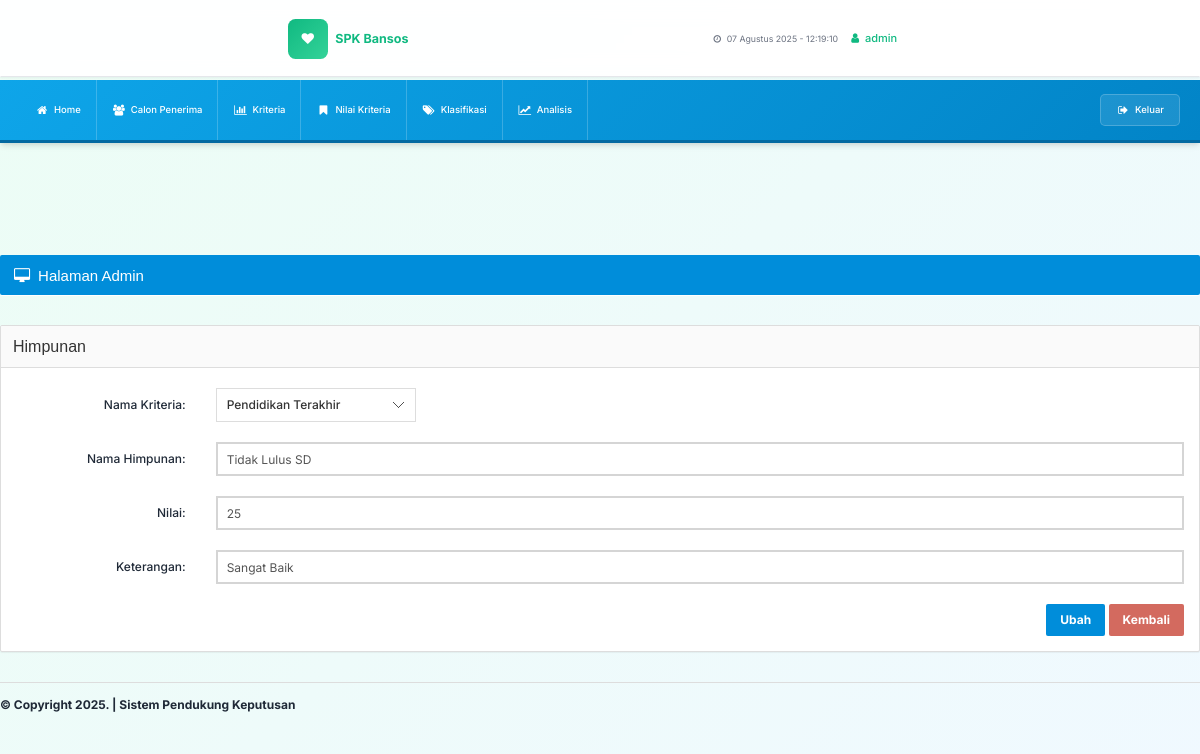
The page /admin/himpunan_edit.php?id_himpunan=25 (signed in) on the database its author committed.
### tables this page shows
CREATE TABLE `himpunan` (
  `id_himpunan` int NOT NULL,
  `id_kriteria` int NOT NULL,
  `namahimpunan` varchar(100) NOT NULL,
  `nilai` varchar(100) NOT NULL,
  `keterangan` varchar(100) NOT NULL
);

### admin/himpunan_edit.php (the view, shortened to what this page needs)
<?php
include "head.php";
?>
			<?php include "menu.php"; ?>
			</div>
		<br />
		<div id="content">
			<div class="page-title">
				<h5><i class="fa fa-desktop"></i> Halaman Admin</h5>
			</div>
			<?php
			$id_himpunan=$_GET['id_himpunan'];
			$query=mysqli_query($konek, "SELECT * FROM himpunan WHERE id_himpunan='$id_himpunan'");
			$dataku=mysqli_fetch_array($query);
			?>
			<form class="form-horizontal" action="himpunan_edit.php" method="post" role="form">
				<div class="panel panel-default">
					<div class="panel-heading"><h6 class="panel-title">Himpunan</h6></div>
					<div class="panel-body">
						<div class="form-group">
							<label class="col-sm-2 control-label text-right">Nama Kriteria:</label>
							<div class="col-sm-2">
							</div>
						</div>
						<div class="form-group">
							<label class="col-sm-2 control-label text-right">Nama Himpunan:</label>
							<div class="col-sm-10">
								<input type="text" name="namahimpunan" value="<?php echo $dataku['namahimpunan'];?>" required class="form-control">
							</div>
						</div>
						<div class="form-group">
							<label class="col-sm-2 control-label text-right">Nilai:</label>
							<div class="col-sm-10">
								<input type="text" name="nilai" value="<?php echo $dataku['nilai'];?>" required class="form-control">
							</div>
						</div>
						<div class="form-group">
							<label class="col-sm-2 control-label text-right">Keterangan:</label>
							<div class="col-sm-10">
								<input type="text" name="keterangan" value="<?php echo $dataku['keterangan']; ?>" required class="form-control">
							</div>
						</div>
						<div class="form-action text-right">
							<input type="submit" name="ubah" value="Ubah" class="btn btn-success">
							<input type="button" name="kembali" value="Kembali" onClick="javascript:history.back()" class="btn btn-danger">
						</div>
					</div>
				</div>
			</form>
	<?php include "footer.php"; ?>

### css/modern-styles.css (style rules this page uses)
:root { --primary-color: #10b981; --primary-dark: #059669; --primary-light: #34d399; --secondary-color: #3b82f6; --accent-color: #f59e0b; --success-color: #10b981; --warning-color: #f59e0b; --error-color: #ef4444; --text-primary: #1f2937; --text-secondary: #6b7280; --text-light: #9ca3af; --bg-primary: #ffffff; --bg-secondary: #f9fafb; --bg-tertiary: #f3f4f6; --border-color: #e5e7eb; --shadow-sm: 0 1px 2px 0 rgba(0, 0, 0, 0.05); --shadow-md: 0 4px 6px -1px rgba(0, 0, 0, 0.1), 0 2px 4px -1px rgba(0, 0, 0, 0.06); --shadow-lg: 0 10px 15px -3px rgba(0, 0, 0, 0.1), 0 4px 6px -2px rgba(0, 0, 0, 0.05); --shadow-xl: 0 20px 25px -5px rgba(0, 0, 0, 0.1), 0 10px 10px -5px rgba(0, 0, 0, 0.04); --radius-sm: 0.375rem; --radius-md: 0.5rem; --radius-lg: 0.75rem; --radius-xl: 1rem; }
* { box-sizing: border-box; }
body { font-family: 'Inter', -apple-system, BlinkMacSystemFont, 'Segoe UI', Roboto, sans-serif; background: linear-gradient(135deg, #ecfdf5 0%, #f0f9ff 100%); color: var(--text-primary); line-height: 1.6; font-size: 14px; min-height: 100vh; margin: 0; padding: 0; }
.form-group { margin-bottom: 1.5rem; position: relative; }
.form-control { width: 100%; padding: 0.75rem 1rem; border: 2px solid var(--border-color); border-radius: var(--radius-md); font-size: 1rem; transition: all 0.2s ease; background: var(--bg-primary); }
.btn { display: inline-flex; align-items: center; justify-content: center; padding: 0.75rem 1.5rem; border: none; border-radius: var(--radius-md); font-weight: 500; font-size: 1rem; text-decoration: none; cursor: pointer; transition: all 0.2s ease; position: relative; overflow: hidden; }
.btn::before { content: ''; position: absolute; top: 0; left: -100%; width: 100%; height: 100%; background: linear-gradient(90deg, transparent, rgba(255, 255, 255, 0.2), transparent); transition: left 0.5s; }
.text-right { text-align: right; }

### css/brain-theme.css (style rules this page uses)
html { height: 100%; }
body { background: url(../images/interface/background.png) repeat; font-size: 12px; min-height: 100%; position: relative; padding-top: 36px; }
label { font-weight: 500; }
h5, .h5 { font-size: 16px; }
h6, .h6 { font-size: 14px; }
h5 .fa, .h5 .fa { margin: 0 8px 0 0; float: left; }
.btn { font-size: 12px; padding: 7px 14px 8px 14px; border-radius: 2px; font-weight: bold; }
.btn-success { background-color: #008DDA; border-color: #008DDA; }
.btn-danger { background-color: #D36A5F; border-color: #D36A5F; }
.panel { margin-bottom: 30px; border-radius: 2px; }
.panel-heading { padding: 0; border-top-right-radius: 2px; border-top-left-radius: 2px; position: relative; }
.panel-heading:after { content: ""; display: table; clear: both; }
.panel-title { padding: 12px 12px 11px 12px; float: left; display: block; }
.panel-body { position: relative; }
.panel-default > .panel-heading { background: #fafafa; }
.form-group { margin-bottom: 20px; }
.panel .form-group:first-child, .well .form-group:first-child { margin-top: 5px; }
.form-control { padding: 8px 9px 7px 9px; font-size: 12px; border-color: #d5d5d5; box-shadow: none; border-radius: 0; }
input[type=text], input[type=password], textarea { -webkit-appearance: none; }
.form-horizontal .control-label, .form-horizontal .radio, .form-horizontal .checkbox, .form-horizontal .radio-inline, .form-horizontal .checkbox-inline { margin-bottom: 5px; }
@media (min-width: 768px) { .form-horizontal .control-label { text-align: left; } }
@media (min-width: 768px) { .form-horizontal .control-label.text-right { text-align: right; } }

### rows shown on the page
himpunan: namahimpunan "Tidak Lulus SD", nilai "25", keterangan "Sangat Baik"

### other values the page prints
$tanggal "07 Agustus 2025"
$_SESSION['nama'] "admin"
